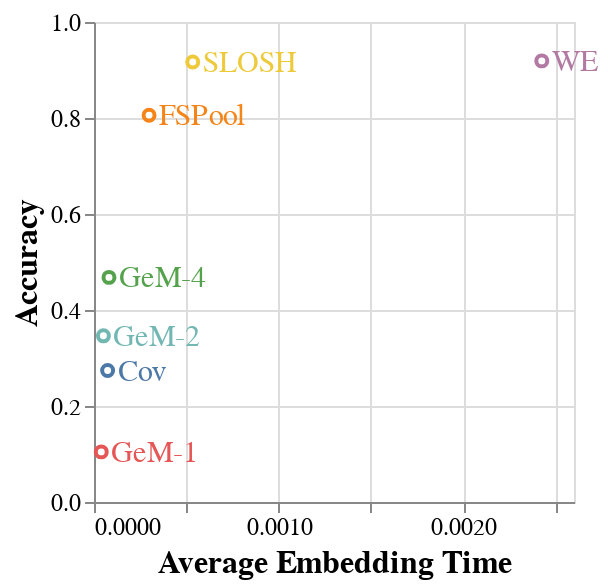

The notebook cell this image was saved under:
### Code cell
alt.layer(points + text).configure_axis(
    labelFontSize=12,
    titleFontSize=16
)

### Figure 1 — Vega-Lite specification as saved in the notebook (floating-point values rounded to 4 significant figures)
{"config": {"view": {"continuousWidth": 400, "continuousHeight": 300}, "axis": {"labelFontSize": 12, "titleFontSize": 16}}, "layer": [{"layer": [{"mark": "point", "encoding": {"color": {"type": "nominal", "field": "pooling", "legend": null}, "x": {"type": "quantitative", "aggregate": "mean", "field": "emb_time_per_sample", "title": "Average Embedding Time"}, "y": {"type": "quantitative", "aggregate": "mean", "field": "acc", "title": "Accuracy"}}, "height": 240, "width": 240}, {"mark": {"type": "text", "align": "left", "baseline": "middle", "dx": 5, "size": 15}, "encoding": {"color": {"type": "nominal", "field": "pooling", "legend": null}, "text": {"type": "nominal", "field": "pooling"}, "x": {"type": "quantitative", "aggregate": "mean", "field": "emb_time_per_sample", "title": "Average Embedding Time"}, "y": {"type": "quantitative", "aggregate": "mean", "field": "acc", "title": "Accuracy"}}, "height": 240, "width": 240}]}], "data": {"name": "data-fb5eb251f7b341b38e10d3f6c8f0c1e6"}, "$schema": "https://vega.github.io/schema/vega-lite/v4.8.1.json", "datasets": {"data-fb5eb251f7b341b38e10d3f6c8f0c1e6": [{"dataset": "point_mnist", "pooling": "FSPool", "ann": "faiss-lsh", "k": 4, "code_length": 1024, "emb_time_per_sample": 0.000297, "inf_time_per_sample": 0.0003826, "acc": 0.8021, "precision_k": 0.7509, "power": null}, {"dataset": "point_mnist", "pooling": "FSPool", "ann": "faiss-lsh", "k": 8, "code_length": 1024, "emb_time_per_sample": 0.0002684, "inf_time_per_sample": 0.0004598, "acc": 0.8107, "precision_k": 0.7395, "power": null}, {"dataset": "point_mnist", "pooling": "FSPool", "ann": "faiss-lsh", "k": 16, "code_length": 1024, "emb_time_per_sample": 0.0002653, "inf_time_per_sample": 0.0003797, "acc": 0.8118, "precision_k": 0.7254, "power": null}, {"dataset": "point_mnist", "pooling": "FSPool", "ann": "faiss-lsh", "k": 4, "code_length": 1024, "emb_time_per_sample": 0.0002789, "inf_time_per_sample": 0.0004295, "acc": 0.8003, "precision_k": 0.7535, "power": null}, {"dataset": "point_mnist", "pooling": "FSPool", "ann": "faiss-lsh", "k": 8, "code_length": 1024, "emb_time_per_sample": 0.0003023, "inf_time_per_sample": 0.0003903, "acc": 0.8129, "precision_k": 0.7433, "power": null}, {"dataset": "point_mnist", "pooling": "FSPool", "ann": "faiss-lsh", "k": 16, "code_length": 1024, "emb_time_per_sample": 0.0003169, "inf_time_per_sample": 0.0004334, "acc": 0.8151, "precision_k": 0.7307, "power": null}, {"dataset": "point_mnist", "pooling": "FSPool", "ann": "faiss-lsh", "k": 4, "code_length": 1024, "emb_time_per_sample": 0.0002934, "inf_time_per_sample": 0.0004782, "acc": 0.7951, "precision_k": 0.7471, "power": null}, {"dataset": "point_mnist", "pooling": "FSPool", "ann": "faiss-lsh", "k": 8, "code_length": 1024, "emb_time_per_sample": 0.0003115, "inf_time_per_sample": 0.000494, "acc": 0.8078, "precision_k": 0.7329, "power": null}, {"dataset": "point_mnist", "pooling": "FSPool", "ann": "faiss-lsh", "k": 16, "code_length": 1024, "emb_time_per_sample": 0.0002846, "inf_time_per_sample": 0.0003839, "acc": 0.8069, "precision_k": 0.719, "power": null}, {"dataset": "point_mnist", "pooling": "FSPool", "ann": "faiss-lsh", "k": 4, "code_length": 1024, "emb_time_per_sample": 0.0003535, "inf_time_per_sample": 0.0003956, "acc": 0.8002, "precision_k": 0.7538, "power": null}, {"dataset": "point_mnist", "pooling": "FSPool", "ann": "faiss-lsh", "k": 8, "code_length": 1024, "emb_time_per_sample": 0.0003382, "inf_time_per_sample": 0.0003814, "acc": 0.8119, "precision_k": 0.7441, "power": null}, {"dataset": "point_mnist", "pooling": "FSPool", "ann": "faiss-lsh", "k": 16, "code_length": 1024, "emb_time_per_sample": 0.0003771, "inf_time_per_sample": 0.000393, "acc": 0.8087, "precision_k": 0.7295, "power": null}, {"dataset": "point_mnist", "pooling": "FSPool", "ann": "faiss-lsh", "k": 4, "code_length": 1024, "emb_time_per_sample": 0.0002568, "inf_time_per_sample": 0.0003881, "acc": 0.794, "precision_k": 0.7452, "power": null}, {"dataset": "point_mnist", "pooling": "FSPool", "ann": "faiss-lsh", "k": 8, "code_length": 1024, "emb_time_per_sample": 0.0002594, "inf_time_per_sample": 0.0003755, "acc": 0.8041, "precision_k": 0.7334, "power": null}, {"dataset": "point_mnist", "pooling": "FSPool", "ann": "faiss-lsh", "k": 16, "code_length": 1024, "emb_time_per_sample": 0.0002709, "inf_time_per_sample": 0.000376, "acc": 0.806, "precision_k": 0.7188, "power": null}, {"dataset": "point_mnist", "pooling": "SLOSH", "ann": "faiss-lsh", "k": 4, "code_length": 1024, "emb_time_per_sample": 0.0004804, "inf_time_per_sample": 0.0003894, "acc": 0.9197, "precision_k": 0.8971, "power": null}, {"dataset": "point_mnist", "pooling": "SLOSH", "ann": "faiss-lsh", "k": 8, "code_length": 1024, "emb_time_per_sample": 0.0004948, "inf_time_per_sample": 0.0003889, "acc": 0.9202, "precision_k": 0.8836, "power": null}, {"dataset": "point_mnist", "pooling": "SLOSH", "ann": "faiss-lsh", "k": 16, "code_length": 1024, "emb_time_per_sample": 0.0005172, "inf_time_per_sample": 0.0004006, "acc": 0.9123, "precision_k": 0.8666, "power": null}, {"dataset": "point_mnist", "pooling": "SLOSH", "ann": "faiss-lsh", "k": 4, "code_length": 1024, "emb_time_per_sample": 0.0004994, "inf_time_per_sample": 0.0003888, "acc": 0.9215, "precision_k": 0.8958, "power": null}, {"dataset": "point_mnist", "pooling": "SLOSH", "ann": "faiss-lsh", "k": 8, "code_length": 1024, "emb_time_per_sample": 0.000557, "inf_time_per_sample": 0.0003979, "acc": 0.919, "precision_k": 0.8824, "power": null}, {"dataset": "point_mnist", "pooling": "SLOSH", "ann": "faiss-lsh", "k": 16, "code_length": 1024, "emb_time_per_sample": 0.0005132, "inf_time_per_sample": 0.0003885, "acc": 0.9109, "precision_k": 0.8651, "power": null}, {"dataset": "point_mnist", "pooling": "SLOSH", "ann": "faiss-lsh", "k": 4, "code_length": 1024, "emb_time_per_sample": 0.0005641, "inf_time_per_sample": 0.0003921, "acc": 0.9211, "precision_k": 0.8967, "power": null}, {"dataset": "point_mnist", "pooling": "SLOSH", "ann": "faiss-lsh", "k": 8, "code_length": 1024, "emb_time_per_sample": 0.0006419, "inf_time_per_sample": 0.0003991, "acc": 0.9232, "precision_k": 0.8845, "power": null}, {"dataset": "point_mnist", "pooling": "SLOSH", "ann": "faiss-lsh", "k": 16, "code_length": 1024, "emb_time_per_sample": 0.0005244, "inf_time_per_sample": 0.0004049, "acc": 0.9177, "precision_k": 0.8675, "power": null}, {"dataset": "point_mnist", "pooling": "SLOSH", "ann": "faiss-lsh", "k": 4, "code_length": 1024, "emb_time_per_sample": 0.0005556, "inf_time_per_sample": 0.0003958, "acc": 0.9264, "precision_k": 0.9012, "power": null}, {"dataset": "point_mnist", "pooling": "SLOSH", "ann": "faiss-lsh", "k": 8, "code_length": 1024, "emb_time_per_sample": 0.0006013, "inf_time_per_sample": 0.0003961, "acc": 0.9242, "precision_k": 0.8866, "power": null}, {"dataset": "point_mnist", "pooling": "SLOSH", "ann": "faiss-lsh", "k": 16, "code_length": 1024, "emb_time_per_sample": 0.0005105, "inf_time_per_sample": 0.0003882, "acc": 0.9218, "precision_k": 0.8695, "power": null}, {"dataset": "point_mnist", "pooling": "SLOSH", "ann": "faiss-lsh", "k": 4, "code_length": 1024, "emb_time_per_sample": 0.0004859, "inf_time_per_sample": 0.0003837, "acc": 0.9086, "precision_k": 0.8769, "power": null}, {"dataset": "point_mnist", "pooling": "SLOSH", "ann": "faiss-lsh", "k": 8, "code_length": 1024, "emb_time_per_sample": 0.0005215, "inf_time_per_sample": 0.0003943, "acc": 0.9057, "precision_k": 0.8618, "power": null}, {"dataset": "point_mnist", "pooling": "SLOSH", "ann": "faiss-lsh", "k": 16, "code_length": 1024, "emb_time_per_sample": 0.0005566, "inf_time_per_sample": 0.0003973, "acc": 0.9003, "precision_k": 0.8424, "power": null}, {"dataset": "point_mnist", "pooling": "WE", "ann": "faiss-lsh", "k": 4, "code_length": 1024, "emb_time_per_sample": 0.002534, "inf_time_per_sample": 0.0003859, "acc": 0.9209, "precision_k": 0.8901, "power": null}, {"dataset": "point_mnist", "pooling": "WE", "ann": "faiss-lsh", "k": 8, "code_length": 1024, "emb_time_per_sample": 0.002422, "inf_time_per_sample": 0.0003739, "acc": 0.9224, "precision_k": 0.8777, "power": null}, {"dataset": "point_mnist", "pooling": "WE", "ann": "faiss-lsh", "k": 16, "code_length": 1024, "emb_time_per_sample": 0.002325, "inf_time_per_sample": 0.0003739, "acc": 0.9159, "precision_k": 0.8617, "power": null}, {"dataset": "point_mnist", "pooling": "WE", "ann": "faiss-lsh", "k": 4, "code_length": 1024, "emb_time_per_sample": 0.002386, "inf_time_per_sample": 0.0003777, "acc": 0.9198, "precision_k": 0.8887, "power": null}, {"dataset": "point_mnist", "pooling": "WE", "ann": "faiss-lsh", "k": 8, "code_length": 1024, "emb_time_per_sample": 0.002363, "inf_time_per_sample": 0.0003785, "acc": 0.923, "precision_k": 0.8779, "power": null}, {"dataset": "point_mnist", "pooling": "WE", "ann": "faiss-lsh", "k": 16, "code_length": 1024, "emb_time_per_sample": 0.00237, "inf_time_per_sample": 0.0003751, "acc": 0.9153, "precision_k": 0.8619, "power": null}, {"dataset": "point_mnist", "pooling": "WE", "ann": "faiss-lsh", "k": 4, "code_length": 1024, "emb_time_per_sample": 0.002412, "inf_time_per_sample": 0.0003771, "acc": 0.9186, "precision_k": 0.8847, "power": null}, {"dataset": "point_mnist", "pooling": "WE", "ann": "faiss-lsh", "k": 8, "code_length": 1024, "emb_time_per_sample": 0.002409, "inf_time_per_sample": 0.0003744, "acc": 0.915, "precision_k": 0.8715, "power": null}, {"dataset": "point_mnist", "pooling": "WE", "ann": "faiss-lsh", "k": 16, "code_length": 1024, "emb_time_per_sample": 0.002523, "inf_time_per_sample": 0.0003756, "acc": 0.9122, "precision_k": 0.8562, "power": null}, {"dataset": "point_mnist", "pooling": "WE", "ann": "faiss-lsh", "k": 4, "code_length": 1024, "emb_time_per_sample": 0.002455, "inf_time_per_sample": 0.0003912, "acc": 0.9246, "precision_k": 0.8947, "power": null}, {"dataset": "point_mnist", "pooling": "WE", "ann": "faiss-lsh", "k": 8, "code_length": 1024, "emb_time_per_sample": 0.002418, "inf_time_per_sample": 0.000374, "acc": 0.9234, "precision_k": 0.8829, "power": null}, {"dataset": "point_mnist", "pooling": "WE", "ann": "faiss-lsh", "k": 16, "code_length": 1024, "emb_time_per_sample": 0.002393, "inf_time_per_sample": 0.0003757, "acc": 0.9194, "precision_k": 0.8682, "power": null}, {"dataset": "point_mnist", "pooling": "WE", "ann": "faiss-lsh", "k": 4, "code_length": 1024, "emb_time_per_sample": 0.002344, "inf_time_per_sample": 0.0003768, "acc": 0.9203, "precision_k": 0.8879, "power": null}, {"dataset": "point_mnist", "pooling": "WE", "ann": "faiss-lsh", "k": 8, "code_length": 1024, "emb_time_per_sample": 0.002406, "inf_time_per_sample": 0.0003896, "acc": 0.9193, "precision_k": 0.8766, "power": null}, {"dataset": "point_mnist", "pooling": "WE", "ann": "faiss-lsh", "k": 16, "code_length": 1024, "emb_time_per_sample": 0.002623, "inf_time_per_sample": 0.0003814, "acc": 0.915, "precision_k": 0.8625, "power": null}, {"dataset": "point_mnist", "pooling": "Cov", "ann": "faiss-lsh", "k": 4, "code_length": 1024, "emb_time_per_sample": 7.203e-05, "inf_time_per_sample": 0.0003869, "acc": 0.2648, "precision_k": 0.2473, "power": null}, {"dataset": "point_mnist", "pooling": "Cov", "ann": "faiss-lsh", "k": 8, "code_length": 1024, "emb_time_per_sample": 7.779e-05, "inf_time_per_sample": 0.000372, "acc": 0.276, "precision_k": 0.2481, "power": null}, {"dataset": "point_mnist", "pooling": "Cov", "ann": "faiss-lsh", "k": 16, "code_length": 1024, "emb_time_per_sample": 7.08e-05, "inf_time_per_sample": 0.0003723, "acc": 0.281, "precision_k": 0.248, "power": null}, {"dataset": "point_mnist", "pooling": "Cov", "ann": "faiss-lsh", "k": 4, "code_length": 1024, "emb_time_per_sample": 7.022e-05, "inf_time_per_sample": 0.0003698, "acc": 0.2648, "precision_k": 0.2473, "power": null}, {"dataset": "point_mnist", "pooling": "Cov", "ann": "faiss-lsh", "k": 8, "code_length": 1024, "emb_time_per_sample": 8.302e-05, "inf_time_per_sample": 0.0004015, "acc": 0.276, "precision_k": 0.2481, "power": null}, {"dataset": "point_mnist", "pooling": "Cov", "ann": "faiss-lsh", "k": 16, "code_length": 1024, "emb_time_per_sample": 6.983e-05, "inf_time_per_sample": 0.0003859, "acc": 0.281, "precision_k": 0.248, "power": null}, {"dataset": "point_mnist", "pooling": "Cov", "ann": "faiss-lsh", "k": 4, "code_length": 1024, "emb_time_per_sample": 6.803e-05, "inf_time_per_sample": 0.0004065, "acc": 0.2648, "precision_k": 0.2473, "power": null}, {"dataset": "point_mnist", "pooling": "Cov", "ann": "faiss-lsh", "k": 8, "code_length": 1024, "emb_time_per_sample": 7.884e-05, "inf_time_per_sample": 0.0003787, "acc": 0.276, "precision_k": 0.2481, "power": null}, {"dataset": "point_mnist", "pooling": "Cov", "ann": "faiss-lsh", "k": 16, "code_length": 1024, "emb_time_per_sample": 7.207e-05, "inf_time_per_sample": 0.0003953, "acc": 0.281, "precision_k": 0.248, "power": null}, {"dataset": "point_mnist", "pooling": "Cov", "ann": "faiss-lsh", "k": 4, "code_length": 1024, "emb_time_per_sample": 7.548e-05, "inf_time_per_sample": 0.0003867, "acc": 0.2648, "precision_k": 0.2473, "power": null}, {"dataset": "point_mnist", "pooling": "Cov", "ann": "faiss-lsh", "k": 8, "code_length": 1024, "emb_time_per_sample": 7.673e-05, "inf_time_per_sample": 0.0003787, "acc": 0.276, "precision_k": 0.2481, "power": null}, {"dataset": "point_mnist", "pooling": "Cov", "ann": "faiss-lsh", "k": 16, "code_length": 1024, "emb_time_per_sample": 7.015e-05, "inf_time_per_sample": 0.0003826, "acc": 0.281, "precision_k": 0.248, "power": null}, {"dataset": "point_mnist", "pooling": "Cov", "ann": "faiss-lsh", "k": 4, "code_length": 1024, "emb_time_per_sample": 7.229e-05, "inf_time_per_sample": 0.0003812, "acc": 0.2648, "precision_k": 0.2473, "power": null}, {"dataset": "point_mnist", "pooling": "Cov", "ann": "faiss-lsh", "k": 8, "code_length": 1024, "emb_time_per_sample": 7.983e-05, "inf_time_per_sample": 0.0003697, "acc": 0.276, "precision_k": 0.2481, "power": null}, {"dataset": "point_mnist", "pooling": "Cov", "ann": "faiss-lsh", "k": 16, "code_length": 1024, "emb_time_per_sample": 6.943e-05, "inf_time_per_sample": 0.000398, "acc": 0.281, "precision_k": 0.248, "power": null}, {"dataset": "point_mnist", "pooling": "GeM-1", "ann": "faiss-lsh", "k": 4, "code_length": 1024, "emb_time_per_sample": 4.255e-05, "inf_time_per_sample": 0.0003985, "acc": 0.1086, "precision_k": 0.1044, "power": 1.0}, {"dataset": "point_mnist", "pooling": "GeM-1", "ann": "faiss-lsh", "k": 8, "code_length": 1024, "emb_time_per_sample": 3.846e-05, "inf_time_per_sample": 0.0003772, "acc": 0.1042, "precision_k": 0.1023, "power": 1.0}, {"dataset": "point_mnist", "pooling": "GeM-1", "ann": "faiss-lsh", "k": 16, "code_length": 1024, "emb_time_per_sample": 4.649e-05, "inf_time_per_sample": 0.0003703, "acc": 0.1004, "precision_k": 0.1012, "power": 1.0}, {"dataset": "point_mnist", "pooling": "GeM-1", "ann": "faiss-lsh", "k": 4, "code_length": 1024, "emb_time_per_sample": 3.647e-05, "inf_time_per_sample": 0.0003665, "acc": 0.1086, "precision_k": 0.1044, "power": 1.0}, {"dataset": "point_mnist", "pooling": "GeM-1", "ann": "faiss-lsh", "k": 8, "code_length": 1024, "emb_time_per_sample": 3.785e-05, "inf_time_per_sample": 0.0003707, "acc": 0.1042, "precision_k": 0.1023, "power": 1.0}, {"dataset": "point_mnist", "pooling": "GeM-1", "ann": "faiss-lsh", "k": 16, "code_length": 1024, "emb_time_per_sample": 3.611e-05, "inf_time_per_sample": 0.000367, "acc": 0.1004, "precision_k": 0.1012, "power": 1.0}, {"dataset": "point_mnist", "pooling": "GeM-1", "ann": "faiss-lsh", "k": 4, "code_length": 1024, "emb_time_per_sample": 4.528e-05, "inf_time_per_sample": 0.0003712, "acc": 0.1086, "precision_k": 0.1044, "power": 1.0}, {"dataset": "point_mnist", "pooling": "GeM-1", "ann": "faiss-lsh", "k": 8, "code_length": 1024, "emb_time_per_sample": 3.682e-05, "inf_time_per_sample": 0.0003723, "acc": 0.1042, "precision_k": 0.1023, "power": 1.0}, {"dataset": "point_mnist", "pooling": "GeM-1", "ann": "faiss-lsh", "k": 16, "code_length": 1024, "emb_time_per_sample": 3.889e-05, "inf_time_per_sample": 0.000369, "acc": 0.1004, "precision_k": 0.1012, "power": 1.0}, {"dataset": "point_mnist", "pooling": "GeM-1", "ann": "faiss-lsh", "k": 4, "code_length": 1024, "emb_time_per_sample": 3.636e-05, "inf_time_per_sample": 0.0003702, "acc": 0.1086, "precision_k": 0.1044, "power": 1.0}, {"dataset": "point_mnist", "pooling": "GeM-1", "ann": "faiss-lsh", "k": 8, "code_length": 1024, "emb_time_per_sample": 4.638e-05, "inf_time_per_sample": 0.0003707, "acc": 0.1042, "precision_k": 0.1023, "power": 1.0}, {"dataset": "point_mnist", "pooling": "GeM-1", "ann": "faiss-lsh", "k": 16, "code_length": 1024, "emb_time_per_sample": 3.693e-05, "inf_time_per_sample": 0.0003761, "acc": 0.1004, "precision_k": 0.1012, "power": 1.0}, {"dataset": "point_mnist", "pooling": "GeM-1", "ann": "faiss-lsh", "k": 4, "code_length": 1024, "emb_time_per_sample": 3.865e-05, "inf_time_per_sample": 0.0003746, "acc": 0.1086, "precision_k": 0.1044, "power": 1.0}, {"dataset": "point_mnist", "pooling": "GeM-1", "ann": "faiss-lsh", "k": 8, "code_length": 1024, "emb_time_per_sample": 3.635e-05, "inf_time_per_sample": 0.0003708, "acc": 0.1042, "precision_k": 0.1023, "power": 1.0}, {"dataset": "point_mnist", "pooling": "GeM-1", "ann": "faiss-lsh", "k": 16, "code_length": 1024, "emb_time_per_sample": 3.677e-05, "inf_time_per_sample": 0.0003692, "acc": 0.1004, "precision_k": 0.1012, "power": 1.0}, {"dataset": "point_mnist", "pooling": "GeM-2", "ann": "faiss-lsh", "k": 4, "code_length": 1024, "emb_time_per_sample": 5.657e-05, "inf_time_per_sample": 0.0003701, "acc": 0.3214, "precision_k": 0.2871, "power": 2.0}, {"dataset": "point_mnist", "pooling": "GeM-2", "ann": "faiss-lsh", "k": 8, "code_length": 1024, "emb_time_per_sample": 4.913e-05, "inf_time_per_sample": 0.0003678, "acc": 0.3466, "precision_k": 0.2857, "power": 2.0}, {"dataset": "point_mnist", "pooling": "GeM-2", "ann": "faiss-lsh", "k": 16, "code_length": 1024, "emb_time_per_sample": 4.936e-05, "inf_time_per_sample": 0.0003696, "acc": 0.3705, "precision_k": 0.289, "power": 2.0}, {"dataset": "point_mnist", "pooling": "GeM-2", "ann": "faiss-lsh", "k": 4, "code_length": 1024, "emb_time_per_sample": 4.829e-05, "inf_time_per_sample": 0.0003678, "acc": 0.3214, "precision_k": 0.2871, "power": 2.0}, {"dataset": "point_mnist", "pooling": "GeM-2", "ann": "faiss-lsh", "k": 8, "code_length": 1024, "emb_time_per_sample": 4.761e-05, "inf_time_per_sample": 0.000372, "acc": 0.3466, "precision_k": 0.2857, "power": 2.0}, {"dataset": "point_mnist", "pooling": "GeM-2", "ann": "faiss-lsh", "k": 16, "code_length": 1024, "emb_time_per_sample": 4.896e-05, "inf_time_per_sample": 0.0003714, "acc": 0.3705, "precision_k": 0.289, "power": 2.0}, {"dataset": "point_mnist", "pooling": "GeM-2", "ann": "faiss-lsh", "k": 4, "code_length": 1024, "emb_time_per_sample": 4.88e-05, "inf_time_per_sample": 0.0003671, "acc": 0.3214, "precision_k": 0.2871, "power": 2.0}, {"dataset": "point_mnist", "pooling": "GeM-2", "ann": "faiss-lsh", "k": 8, "code_length": 1024, "emb_time_per_sample": 4.943e-05, "inf_time_per_sample": 0.0003721, "acc": 0.3466, "precision_k": 0.2857, "power": 2.0}, {"dataset": "point_mnist", "pooling": "GeM-2", "ann": "faiss-lsh", "k": 16, "code_length": 1024, "emb_time_per_sample": 4.959e-05, "inf_time_per_sample": 0.0003707, "acc": 0.3705, "precision_k": 0.289, "power": 2.0}, {"dataset": "point_mnist", "pooling": "GeM-2", "ann": "faiss-lsh", "k": 4, "code_length": 1024, "emb_time_per_sample": 5.661e-05, "inf_time_per_sample": 0.000368, "acc": 0.3214, "precision_k": 0.2871, "power": 2.0}, {"dataset": "point_mnist", "pooling": "GeM-2", "ann": "faiss-lsh", "k": 8, "code_length": 1024, "emb_time_per_sample": 4.956e-05, "inf_time_per_sample": 0.000369, "acc": 0.3466, "precision_k": 0.2857, "power": 2.0}, {"dataset": "point_mnist", "pooling": "GeM-2", "ann": "faiss-lsh", "k": 16, "code_length": 1024, "emb_time_per_sample": 4.89e-05, "inf_time_per_sample": 0.0003665, "acc": 0.3705, "precision_k": 0.289, "power": 2.0}, {"dataset": "point_mnist", "pooling": "GeM-2", "ann": "faiss-lsh", "k": 4, "code_length": 1024, "emb_time_per_sample": 5.396e-05, "inf_time_per_sample": 0.0003684, "acc": 0.3214, "precision_k": 0.2871, "power": 2.0}, {"dataset": "point_mnist", "pooling": "GeM-2", "ann": "faiss-lsh", "k": 8, "code_length": 1024, "emb_time_per_sample": 5.74e-05, "inf_time_per_sample": 0.0003661, "acc": 0.3466, "precision_k": 0.2857, "power": 2.0}, {"dataset": "point_mnist", "pooling": "GeM-2", "ann": "faiss-lsh", "k": 16, "code_length": 1024, "emb_time_per_sample": 5.105e-05, "inf_time_per_sample": 0.0003694, "acc": 0.3705, "precision_k": 0.289, "power": 2.0}, {"dataset": "point_mnist", "pooling": "GeM-4", "ann": "faiss-lsh", "k": 4, "code_length": 1024, "emb_time_per_sample": 8.341e-05, "inf_time_per_sample": 0.0003713, "acc": 0.4458, "precision_k": 0.3936, "power": 4.0}, {"dataset": "point_mnist", "pooling": "GeM-4", "ann": "faiss-lsh", "k": 8, "code_length": 1024, "emb_time_per_sample": 8.195e-05, "inf_time_per_sample": 0.0003683, "acc": 0.4711, "precision_k": 0.3903, "power": 4.0}, {"dataset": "point_mnist", "pooling": "GeM-4", "ann": "faiss-lsh", "k": 16, "code_length": 1024, "emb_time_per_sample": 8.362e-05, "inf_time_per_sample": 0.0003748, "acc": 0.487, "precision_k": 0.3831, "power": 4.0}, {"dataset": "point_mnist", "pooling": "GeM-4", "ann": "faiss-lsh", "k": 4, "code_length": 1024, "emb_time_per_sample": 9.211e-05, "inf_time_per_sample": 0.0003714, "acc": 0.4458, "precision_k": 0.3936, "power": 4.0}, {"dataset": "point_mnist", "pooling": "GeM-4", "ann": "faiss-lsh", "k": 8, "code_length": 1024, "emb_time_per_sample": 8.376e-05, "inf_time_per_sample": 0.0003664, "acc": 0.4711, "precision_k": 0.3903, "power": 4.0}, {"dataset": "point_mnist", "pooling": "GeM-4", "ann": "faiss-lsh", "k": 16, "code_length": 1024, "emb_time_per_sample": 8.352e-05, "inf_time_per_sample": 0.0003662, "acc": 0.487, "precision_k": 0.3831, "power": 4.0}, {"dataset": "point_mnist", "pooling": "GeM-4", "ann": "faiss-lsh", "k": 4, "code_length": 1024, "emb_time_per_sample": 8.238e-05, "inf_time_per_sample": 0.0003702, "acc": 0.4458, "precision_k": 0.3936, "power": 4.0}, {"dataset": "point_mnist", "pooling": "GeM-4", "ann": "faiss-lsh", "k": 8, "code_length": 1024, "emb_time_per_sample": 8.425e-05, "inf_time_per_sample": 0.0003662, "acc": 0.4711, "precision_k": 0.3903, "power": 4.0}, {"dataset": "point_mnist", "pooling": "GeM-4", "ann": "faiss-lsh", "k": 16, "code_length": 1024, "emb_time_per_sample": 7.665e-05, "inf_time_per_sample": 0.0003723, "acc": 0.487, "precision_k": 0.3831, "power": 4.0}, {"dataset": "point_mnist", "pooling": "GeM-4", "ann": "faiss-lsh", "k": 4, "code_length": 1024, "emb_time_per_sample": 7.682e-05, "inf_time_per_sample": 0.000367, "acc": 0.4458, "precision_k": 0.3936, "power": 4.0}, {"dataset": "point_mnist", "pooling": "GeM-4", "ann": "faiss-lsh", "k": 8, "code_length": 1024, "emb_time_per_sample": 7.674e-05, "inf_time_per_sample": 0.0003684, "acc": 0.4711, "precision_k": 0.3903, "power": 4.0}, {"dataset": "point_mnist", "pooling": "GeM-4", "ann": "faiss-lsh", "k": 16, "code_length": 1024, "emb_time_per_sample": 8.362e-05, "inf_time_per_sample": 0.0003681, "acc": 0.487, "precision_k": 0.3831, "power": 4.0}, {"dataset": "point_mnist", "pooling": "GeM-4", "ann": "faiss-lsh", "k": 4, "code_length": 1024, "emb_time_per_sample": 7.612e-05, "inf_time_per_sample": 0.0003658, "acc": 0.4458, "precision_k": 0.3936, "power": 4.0}, {"dataset": "point_mnist", "pooling": "GeM-4", "ann": "faiss-lsh", "k": 8, "code_length": 1024, "emb_time_per_sample": 7.68e-05, "inf_time_per_sample": 0.0003727, "acc": 0.4711, "precision_k": 0.3903, "power": 4.0}, {"dataset": "point_mnist", "pooling": "GeM-4", "ann": "faiss-lsh", "k": 16, "code_length": 1024, "emb_time_per_sample": 7.558e-05, "inf_time_per_sample": 0.0003661, "acc": 0.487, "precision_k": 0.3831, "power": 4.0}]}}
